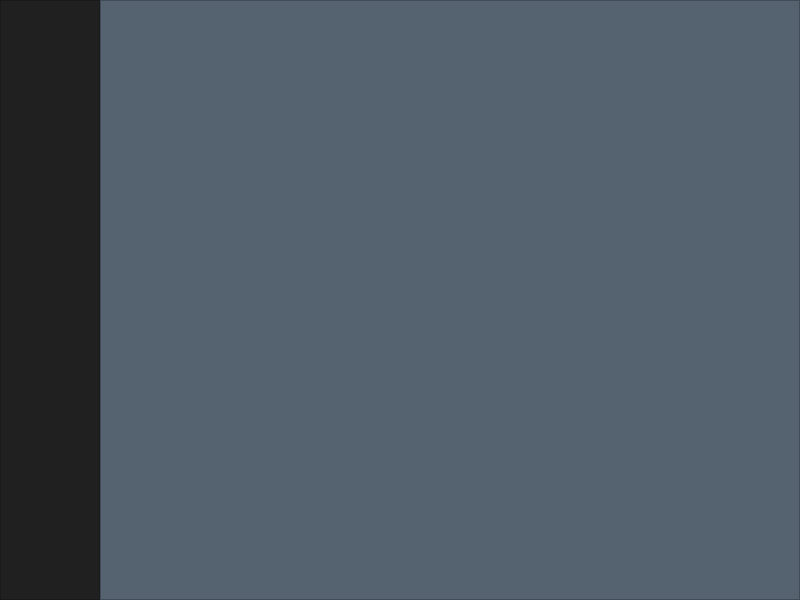
<?xml version="1.0" encoding="UTF-8"?>
<ui version="4.0">
 <class>Dashboard</class>
 <widget class="QMainWindow" name="Dashboard">
  <property name="geometry">
   <rect>
    <x>0</x>
    <y>0</y>
    <width>800</width>
    <height>600</height>
   </rect>
  </property>
  <property name="windowTitle">
   <string>MainWindow</string>
  </property>
  <widget class="QWidget" name="centralwidget">
   <layout class="QHBoxLayout" name="horizontalLayout">
    <property name="spacing">
     <number>0</number>
    </property>
    <property name="leftMargin">
     <number>0</number>
    </property>
    <property name="topMargin">
     <number>0</number>
    </property>
    <property name="rightMargin">
     <number>0</number>
    </property>
    <property name="bottomMargin">
     <number>0</number>
    </property>
    <item>
     <widget class="QFrame" name="frame">
      <property name="sizePolicy">
       <sizepolicy hsizetype="Preferred" vsizetype="Preferred">
        <horstretch>0</horstretch>
        <verstretch>0</verstretch>
       </sizepolicy>
      </property>
      <property name="maximumSize">
       <size>
        <width>100</width>
        <height>16777215</height>
       </size>
      </property>
      <property name="styleSheet">
       <string notr="true">background-color: rgb(32, 32, 32)</string>
      </property>
      <property name="frameShape">
       <enum>QFrame::StyledPanel</enum>
      </property>
      <property name="frameShadow">
       <enum>QFrame::Raised</enum>
      </property>
      <layout class="QVBoxLayout" name="verticalLayout">
       <item>
        <widget class="QLabel" name="image_sel">
         <property name="sizePolicy">
          <sizepolicy hsizetype="Preferred" vsizetype="Preferred">
           <horstretch>0</horstretch>
           <verstretch>0</verstretch>
          </sizepolicy>
         </property>
         <property name="text">
          <string/>
         </property>
         <property name="pixmap">
          <pixmap resource="test_images.qrc">:/new/dashboard/test_img.png</pixmap>
         </property>
         <property name="scaledContents">
          <bool>false</bool>
         </property>
         <property name="alignment">
          <set>Qt::AlignCenter</set>
         </property>
         <property name="wordWrap">
          <bool>false</bool>
         </property>
        </widget>
       </item>
      </layout>
     </widget>
    </item>
    <item>
     <widget class="QFrame" name="frame_2">
      <property name="styleSheet">
       <string notr="true">background-color: rgb(85,98,112)</string>
      </property>
      <property name="frameShape">
       <enum>QFrame::StyledPanel</enum>
      </property>
      <property name="frameShadow">
       <enum>QFrame::Raised</enum>
      </property>
     </widget>
    </item>
   </layout>
  </widget>
 </widget>
 <resources>
  <include location="test_images.qrc"/>
 </resources>
 <connections/>
</ui>
